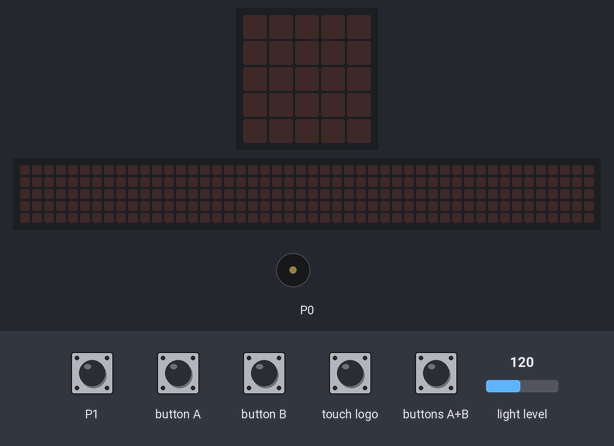
A program run on a simulated BBC micro:bit (MakeCode). Parts: the board's 5×5 LED display, a strip that is not on the board, showing the scrolling text unrolled, buzzer (waves = sounding). Inputs (shaded band) come from the test bench; at power-on: light level 120. Dim RGB values are drawn brighter than linear; the 48×5 strip is a reading aid, not a part: it shows the text the display is scrolling, unrolled, one strip-width of it at a time.

Above: at 1.2 s.
1.3 s: touch logo pressed for 0.15 s
At 1.88 s:
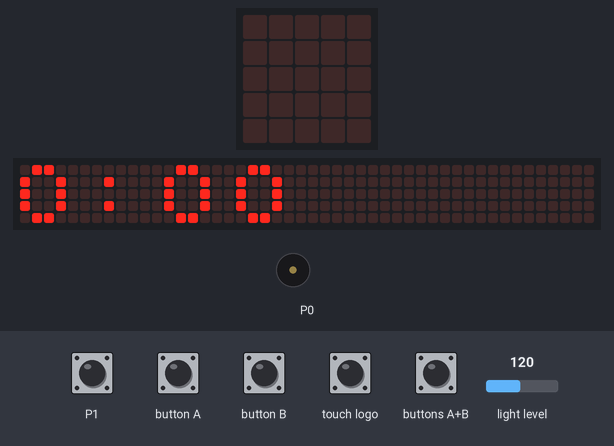
4.3 s: button A pressed for 0.15 s
At 4.58 s:
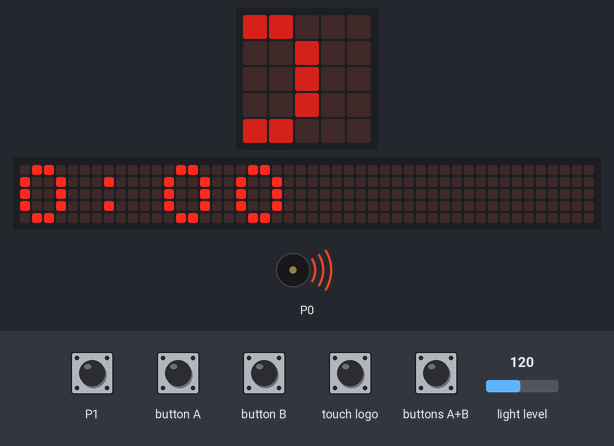
7.3 s: touch logo pressed for 1 s
At 7.55 s:
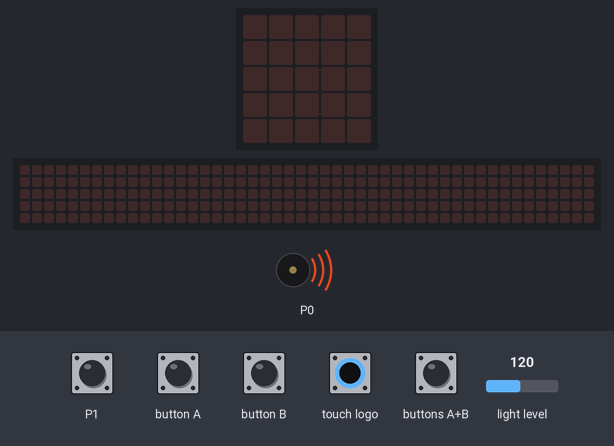
10.3 s: light level set to 5
At 10.43 s:
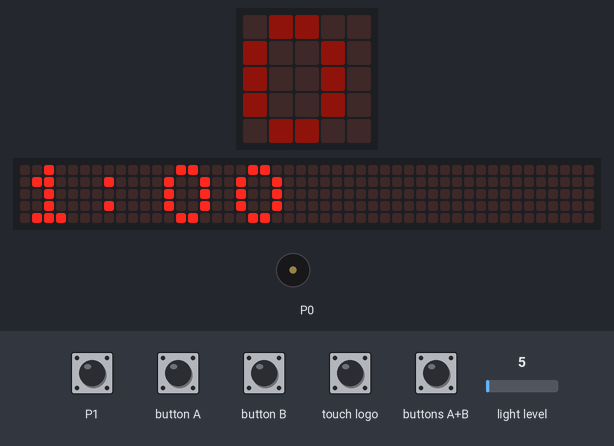
13.3 s: touch pin P1 pressed for 0.15 s
At 14.3 s:
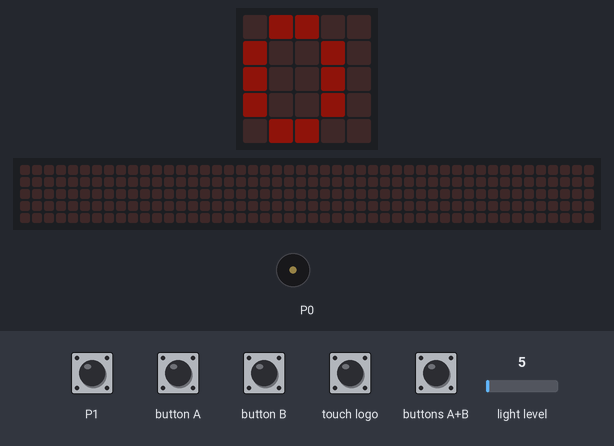
14.9 s: light level set to 64
At 15.2 s:
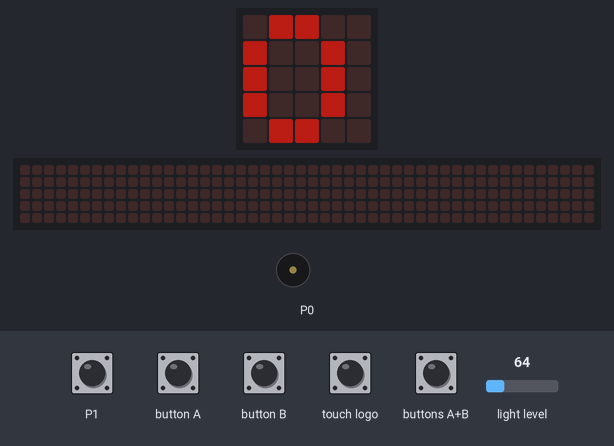
Timing chart, 0 to 17.4 s (numbered marks = the images above; inputs shaded):
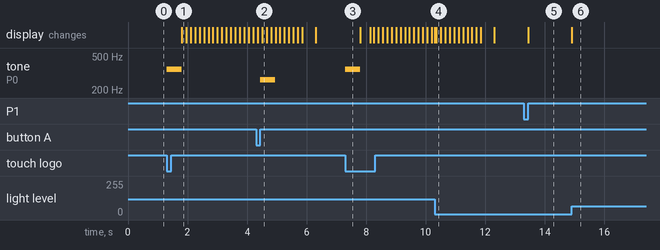

The program:

main.ts
```typescript
input.onButtonPressed(Button.A, function () {
    music.play(music.tonePlayable(262, music.beat(BeatFraction.Whole)), music.PlaybackMode.UntilDone)
    if (hours < 23) {
        hours += 1
    } else {
        hours = 0
    }
})
input.onGesture(Gesture.Shake, function () {
    steps += 1
})
input.onButtonPressed(Button.AB, function () {
    music.play(music.tonePlayable(330, music.beat(BeatFraction.Whole)), music.PlaybackMode.UntilDone)
    ampm = !(ampm)
})
input.onButtonPressed(Button.B, function () {
    music.play(music.tonePlayable(294, music.beat(BeatFraction.Whole)), music.PlaybackMode.UntilDone)
    if (miuntes < 59) {
        miuntes += 1
    } else {
        miuntes = 0
    }
})
input.onPinPressed(TouchPin.P1, function () {
    if (steps > 10000) {
        basic.showIcon(IconNames.Target)
    } else {
        basic.showNumber(steps)
    }
})
input.onLogoEvent(TouchButtonEvent.Touched, function () {
    music.play(music.tonePlayable(349, music.beat(BeatFraction.Whole)), music.PlaybackMode.UntilDone)
    adjust = hours
    if (ampm) {
        if (hours > 12) {
            adjust = hours - 12
        } else {
            if (hours == 0) {
                adjust = 12
            }
        }
    }
    time = "" + adjust
    time = "" + time + ":"
    if (miuntes < 10) {
        time = "" + time + "0"
    }
    time = "" + time + miuntes
    if (ampm) {
        if (hours > 11) {
            time = "" + time + "PM"
        } else {
            time = "" + time + "AM"
        }
    }
    basic.showString(time)
})
let steps = 0
let hours = 0
let miuntes = 0
let adjust = 0
let time = ""
let ampm = false
ampm = false
time = ""
adjust = 0
miuntes = 0
hours = 0
steps = 0
basic.forever(function () {
    basic.pause(60000)
    if (miuntes < 59) {
        miuntes += 1
    } else {
        miuntes = 0
        if (hours < 23) {
            hours += 1
        } else {
            hours = 0
        }
    }
})
basic.forever(function () {
    led.setBrightness(input.lightLevel() + 10)
})
```

test.ts
```typescript
// 在這裡測試；當此封包作為擴充功能時，將不會編譯此內容。
```

Measured:
- after the input at 1.3 s, tone on P0: silent → 349 Hz at once, → silent 0.50 s later; the display: changes after 0.51 s (image 1)
- after the input at 4.3 s, tone on P0: silent → 262 Hz after 0.15 s, → silent 0.50 s later
- after the input at 7.3 s, tone on P0: silent → 349 Hz at once, → silent 0.50 s later
- after the input at 14.9 s, the display: changes at once (image 6)
